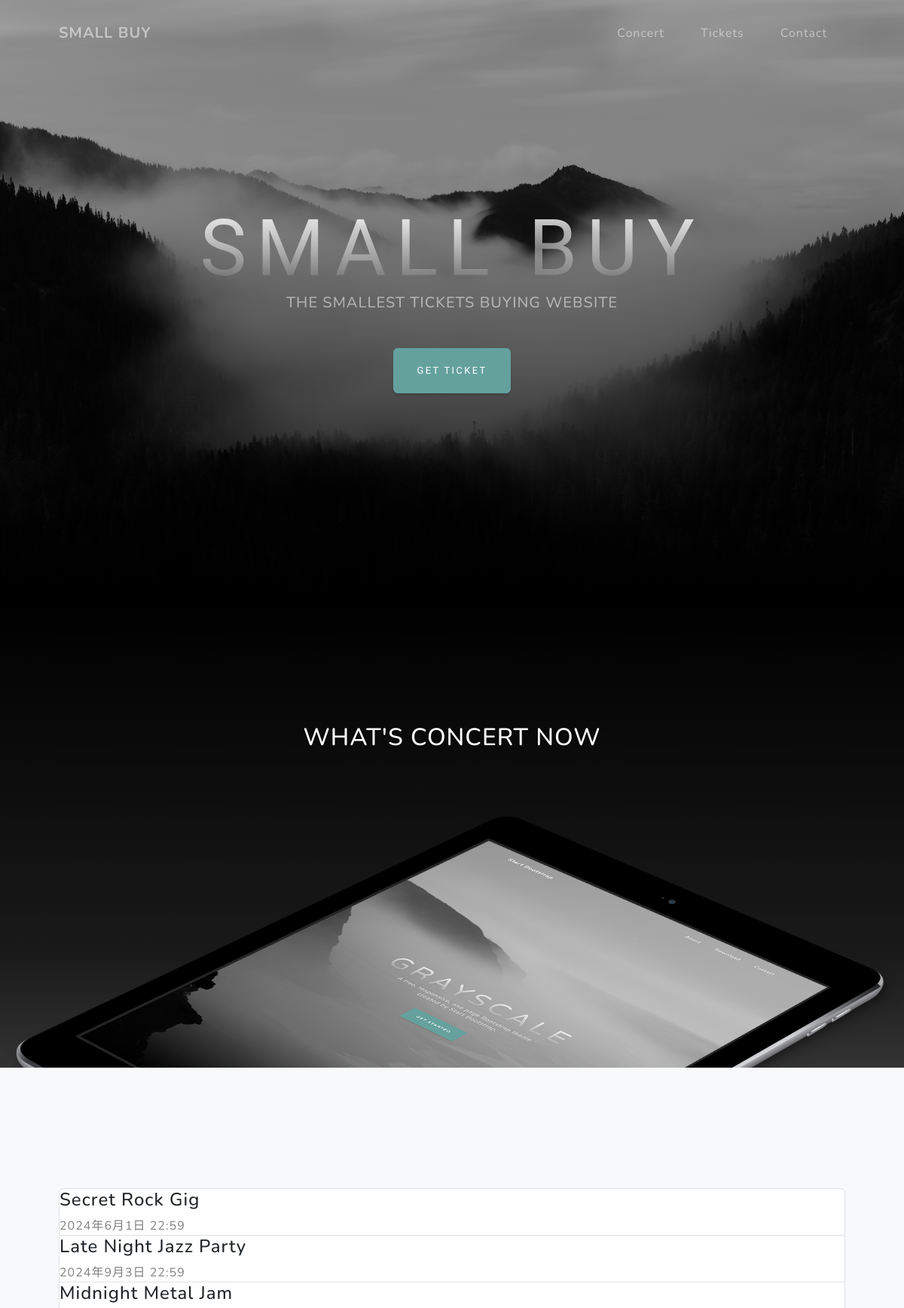
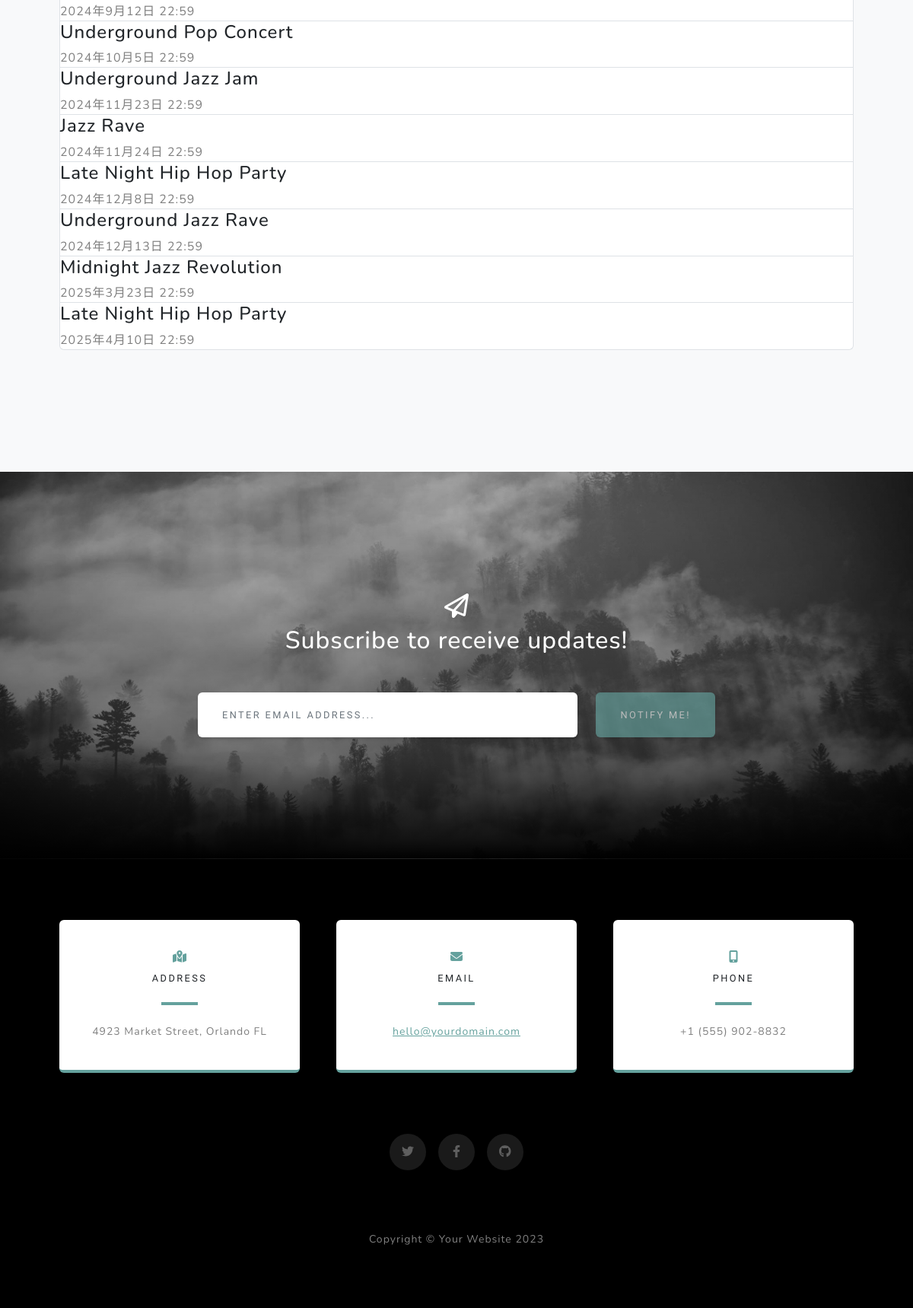
/home/, run on the app's committed database (2 pictures, top to bottom).
### django-admin-customization-master/tickets/models.py (models this page shows, shortened)
class Concert(models.Model):
    name = models.CharField(max_length=64)
    description = models.TextField(max_length=256, blank=True, null=True)
    categories = models.ManyToManyField(ConcertCategory)
    venue = models.ForeignKey(to=Venue, on_delete=models.SET_NULL, null=True)
    starts_at = models.DateTimeField()
    price = models.DecimalField(max_digits=6, decimal_places=2)
    tickets_left = models.IntegerField(default=0)
    class Meta:
        ordering = ["starts_at"]

### django-admin-customization-master/tickets/views.py (the view)
# urls.py: 2. Add a URL to urlpatterns:  path('', views.home, name='home')
def home(request):
    concerts = Concert.objects.all()
    return render(request, 'index.html',{'concerts': concerts})

### django-admin-customization-master/tickets/models.py (called while the page is built)
    def __str__(self):
        return f"{self.name}"

### django-admin-customization-master/templates/index.html (shortened to what this page needs)
{% load static %}
<!DOCTYPE html>
<html lang="en">
    <head>
        <link href="{% static 'css/styles.css' %}" rel="stylesheet" />
    </head>
    <body id="page-top">
        <nav class="navbar navbar-expand-lg navbar-light fixed-top" id="mainNav">
            <div class="container px-4 px-lg-5">
                <a class="navbar-brand" href="#page-top">SMALL BUY</a>
                <div class="collapse navbar-collapse" id="navbarResponsive">
                    <ul class="navbar-nav ms-auto">
                        <li class="nav-item"><a class="nav-link" href="#concert">Concert</a></li>
                        <li class="nav-item"><a class="nav-link" href="#projects">Tickets</a></li>
                        <li class="nav-item"><a class="nav-link" href="#signup">Contact</a></li>
                    </ul>
                </div>
            </div>
        </nav>
        <header class="masthead">
            <div class="container px-4 px-lg-5 d-flex h-100 align-items-center justify-content-center">
                <div class="d-flex justify-content-center">
                    <div class="text-center">
                        <h1 class="mx-auto my-0 text-uppercase">SMALL BUY</h1>
                        <h2 class="text-white-50 mx-auto mt-2 mb-5">THE SMALLEST TICKETS BUYING WEBSITE</h2>
                        <a class="btn btn-primary" href="#concert">Get ticket</a>
                    </div>
                </div>
            </div>
        </header>
        <section class="about-section text-center" id="concert">
            <div class="container px-4 px-lg-5">
                <div class="row gx-4 gx-lg-5 justify-content-center">
                    <div class="col-lg-8">
                        <h2 class="text-white mb-4">WHAT'S CONCERT NOW</h2>
                    </div>
                    </div>
                </div>
                <img class="img-fluid" src="{% static 'img/ipad.png' %}" alt="..." />
        </section>
        <section class="projects-section bg-light" id="projects">
            <div class="container px-4 px-lg-5">
                <div class="accordion" style="cursor: pointer;">
                    {% for concert in concerts %}
                        <div class="accordion-item">
                            <div class="accordion-title">
                                <h4 class="concert-name">{{ concert.name }}</h4>
                                <div class="text-black-50 mb-0">{{ concert.starts_at }}</div>
                            </div>
                        </div>
                    {% endfor %}
                </div>
            </div>
        </section>
        <section class="signup-section" id="signup">
            <div class="container px-4 px-lg-5">
                <div class="row gx-4 gx-lg-5">
                    <div class="col-md-10 col-lg-8 mx-auto text-center">
                        <i class="far fa-paper-plane fa-2x mb-2 text-white"></i>
                        <h2 class="text-white mb-5">Subscribe to receive updates!</h2>
                        <form class="form-signup" id="contactForm" data-sb-form-api-token="API_TOKEN">
                            <div class="row input-group-newsletter">
                                <div class="col"><input class="form-control" id="emailAddress" type="email" placeholder="Enter email address..." aria-label="Enter email address..." data-sb-validations="required,email" /></div>
                                <div class="col-auto"><button class="btn btn-primary disabled" id="submitButton" type="submit">Notify Me!</button></div>
                            </div>
                        </form>
                    </div>
                </div>
            </div>
        </section>
        <section class="contact-section bg-black">
            <div class="container px-4 px-lg-5">
                <div class="row gx-4 gx-lg-5">
                    <div class="col-md-4 mb-3 mb-md-0">
                        <div class="card py-4 h-100">
                            <div class="card-body text-center">
                                <i class="fas fa-map-marked-alt text-primary mb-2"></i>
                                <h4 class="text-uppercase m-0">Address</h4>
                                <hr class="my-4 mx-auto" />
                                <div class="small text-black-50">4923 Market Street, Orlando FL</div>
                            </div>
                        </div>
                    </div>
                    <div class="col-md-4 mb-3 mb-md-0">
                        <div class="card py-4 h-100">
                            <div class="card-body text-center">
                                <i class="fas fa-envelope text-primary mb-2"></i>
                                <h4 class="text-uppercase m-0">Email</h4>
                                <hr class="my-4 mx-auto" />
                                <div class="small text-black-50"><a href="#!">hello@yourdomain.com</a></div>
                            </div>
                        </div>
                    </div>
                    <div class="col-md-4 mb-3 mb-md-0">
                        <div class="card py-4 h-100">
                            <div class="card-body text-center">
                                <i class="fas fa-mobile-alt text-primary mb-2"></i>
                                <h4 class="text-uppercase m-0">Phone</h4>
                                <hr class="my-4 mx-auto" />
                                <div class="small text-black-50">+1 (555) 902-8832</div>
                            </div>
                        </div>
                    </div>
                </div>
                <div class="social d-flex justify-content-center">
                    <a class="mx-2" href="#!"><i class="fab fa-twitter"></i></a>
                    <a class="mx-2" href="#!"><i class="fab fa-facebook-f"></i></a>
                    <a class="mx-2" href="#!"><i class="fab fa-github"></i></a>
                </div>
            </div>
        </section>
        <footer class="footer bg-black small text-center text-white-50"><div class="container px-4 px-lg-5">Copyright &copy; Your Website 2023</div></footer>
    </body>
</html>

### data on the page
Concert: name "Secret Rock Gig", starts_at "2024年6月1日 22:59"
Concert: name "Late Night Jazz Party", starts_at "2024年9月3日 22:59"
Concert: name "Midnight Metal Jam", starts_at "2024年9月12日 22:59"
Concert: name "Underground Pop Concert", starts_at "2024年10月5日 22:59"
Concert: name "Underground Jazz Jam", starts_at "2024年11月23日 22:59"
Concert: name "Jazz Rave", starts_at "2024年11月24日 22:59"
Concert: name "Late Night Hip Hop Party", starts_at "2024年12月8日 22:59"
Concert: name "Underground Jazz Rave", starts_at "2024年12月13日 22:59"
Concert: name "Midnight Jazz Revolution", starts_at "2025年3月23日 22:59"
Concert: name "Late Night Hip Hop Party", starts_at "2025年4月10日 22:59"
